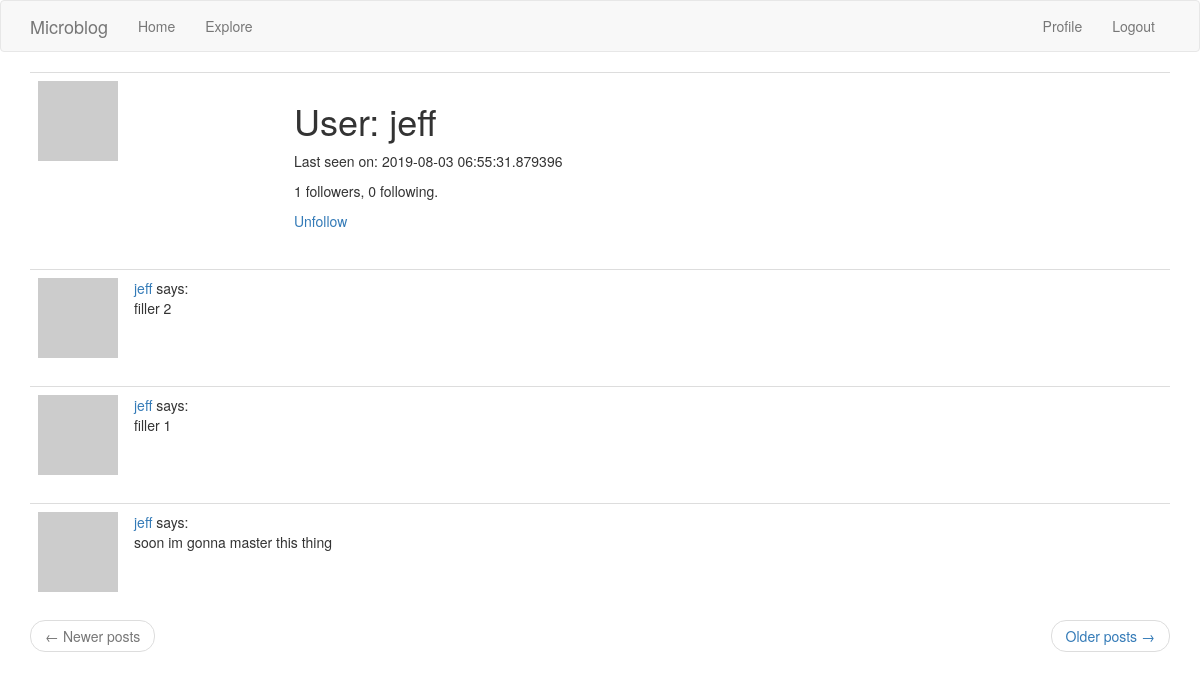
/user/jeff (signed in), run on an earlier commit of the app's database.
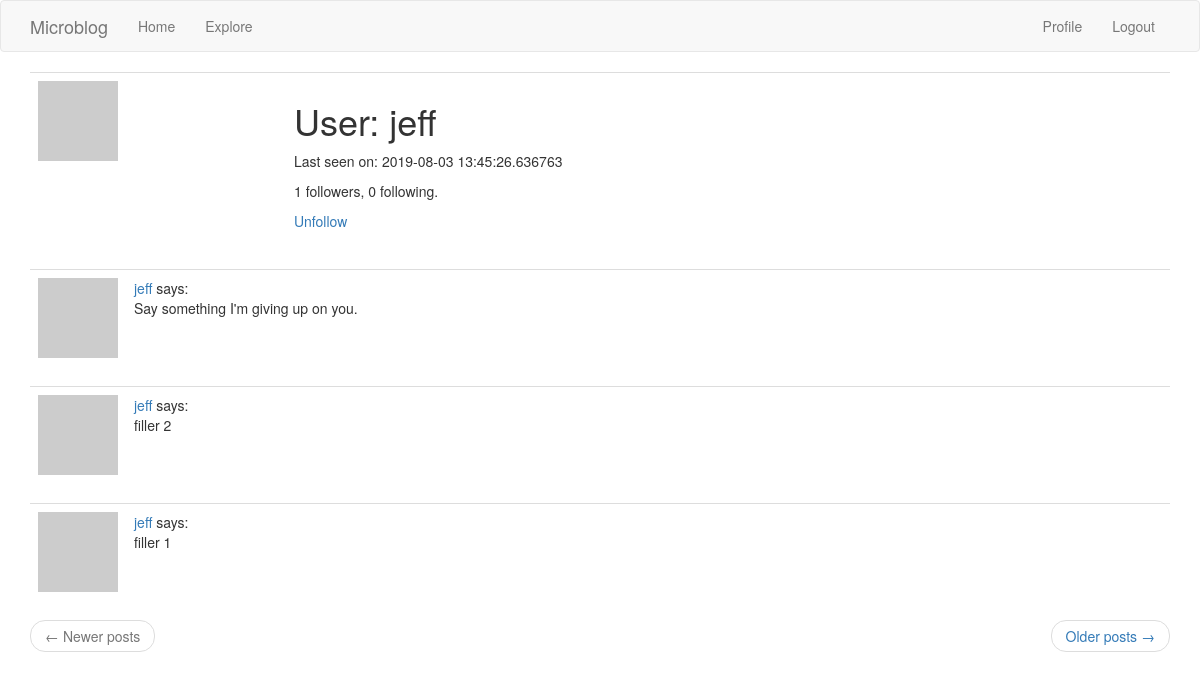
And on a later commit of the database.
### app/models.py (models this page shows, shortened)
class User(UserMixin, db.Model):
    id = db.Column(db.Integer, primary_key=True)
    username = db.Column(db.String(64), index=True, unique=True)
    email =  db.Column(db.String(120), index=True, unique=True)
    password_hash = db.Column(db.String(128))
    posts =  db.relationship('Post', backref='author', lazy='dynamic')
    def avatar(self, size):
        digest = md5(self.email.lower().encode('utf-8')).hexdigest()
        return 'https://gravatar.com/avatar/{}?d=identicon&s={}'.format(
            digest, size)
    about_me = db.Column(db.String(140))
    last_seen = db.Column(db.DateTime, default=datetime.utcnow)
    followed = db.relationship(
        'User', secondary=followers,
        primaryjoin=(followers.c.follower_id == id),
        secondaryjoin=(followers.c.followed_id == id),
        backref=db.backref('followers', lazy='dynamic'), lazy='dynamic')
    def is_following(self, user):
        return self.followed.filter(
            followers.c.followed_id == user.id).count() > 0

class Post(db.Model):
    id = db.Column(db.Integer, primary_key=True)
    body = db.Column(db.String(140))
    timestamp = db.Column(db.DateTime, index=True, default=datetime.utcnow)
    user_id = db.Column(db.Integer, db.ForeignKey('user.id'))

### app/routes.py (the view)
@app.route('/user/<username>')
@login_required
def user(username):
    user = User.query.filter_by(username=username).first_or_404()
    page = request.args.get('page', 1, type=int)
    posts = user.posts.order_by(Post.timestamp.desc()).paginate(
        page, app.config['POSTS_PER_PAGE'], False)
    next_url = url_for('user', username=user.username, page=posts.next_num) \
        if posts.has_next else None
    prev_url = url_for('user', username=user.username, page=posts.prev_num) \
        if posts.has_prev else None
    return render_template('user.html', user=user, posts=posts.items,
                        next_url=next_url, prev_url=prev_url)

### app/models.py (called while the page is built)
@login.user_loader
def load_user(id):
    return User.query.get(int(id))

### app/routes.py (called while the page is built)
@app.before_request
def before_request():
    if current_user.is_authenticated:
        current_user.last_seen = datetime.utcnow()
        db.session.commit()

### app/templates/user.html (shortened to what this page needs)
{% extends "base.html" %}
{% block app_content %}
    <table class="table table-hover">
        <tr>
            <td width="256px"><img src="{{ user.avatar(256) }}"></td>
            <td>
                <h1>User: {{ user.username }}</h1>
                {% if user.last_seen %}<p>Last seen on: {{ user.last_seen }}</p>{% endif %}
                <p>{{ user.followers.count() }} followers, {{ user.followed.count() }} following.</p>
                {% if user == current_user %}
                <p><a href="{{ url_for('edit_profile') }}">Edit your profile</a></p>
                {% elif not current_user.is_following(user) %}
                <p><a href="{{ url_for('follow', username=user.username) }}">Follow</a></p>
                {% else %}
                <p><a href="{{ url_for('unfollow', username=user.username) }}">Unfollow</a></p>
                {% endif %}
            </td>
        </tr>
    </table>
    {% for post in posts %}
        {% include '_post.html' %}
    {% endfor %}
    <nav aria-label="...">
        <ul class="pager">
            <li class="previous{% if not prev_url %} disabled{% endif %}">
                <a href="{{ prev_url or '#' }}">
                    <span aria-hidden="true">&larr;</span> Newer posts
                </a>
            </li>
            <li class="next{% if not next_url %} disabled{% endif %}">
                <a href="{{ next_url or '#' }}">
                    Older posts <span aria-hidden="true">&rarr;</span>
                </a>
            </li>
        </ul>
    </nav>
{% endblock %}

### app/templates/_post.html
    <table class="table table-hover">
        <tr>
            <td width="70px">
                <a href="{{ url_for('user', username=post.author.username) }}">
                    <img src="{{ post.author.avatar(70) }}" />
                </a>
            </td>
            <td>
                <a href="{{ url_for('user', username=post.author.username) }}">
                    {{ post.author.username }}
                </a>
                says:
                <br>
                {{ post.body }}
            </td>
        </tr>
    </table>

What changed in the data, as far as the page shows it:
no longer on this page (row unchanged): Post: author.username "jeff", body "soon im gonna master this thing"
changed User "jeff": last_seen "2019-08-03 06:55:31.879396" → "2019-08-03 13:45:26.636763"
added Post: author.username "jeff", body "Say something I'm giving up on you."
